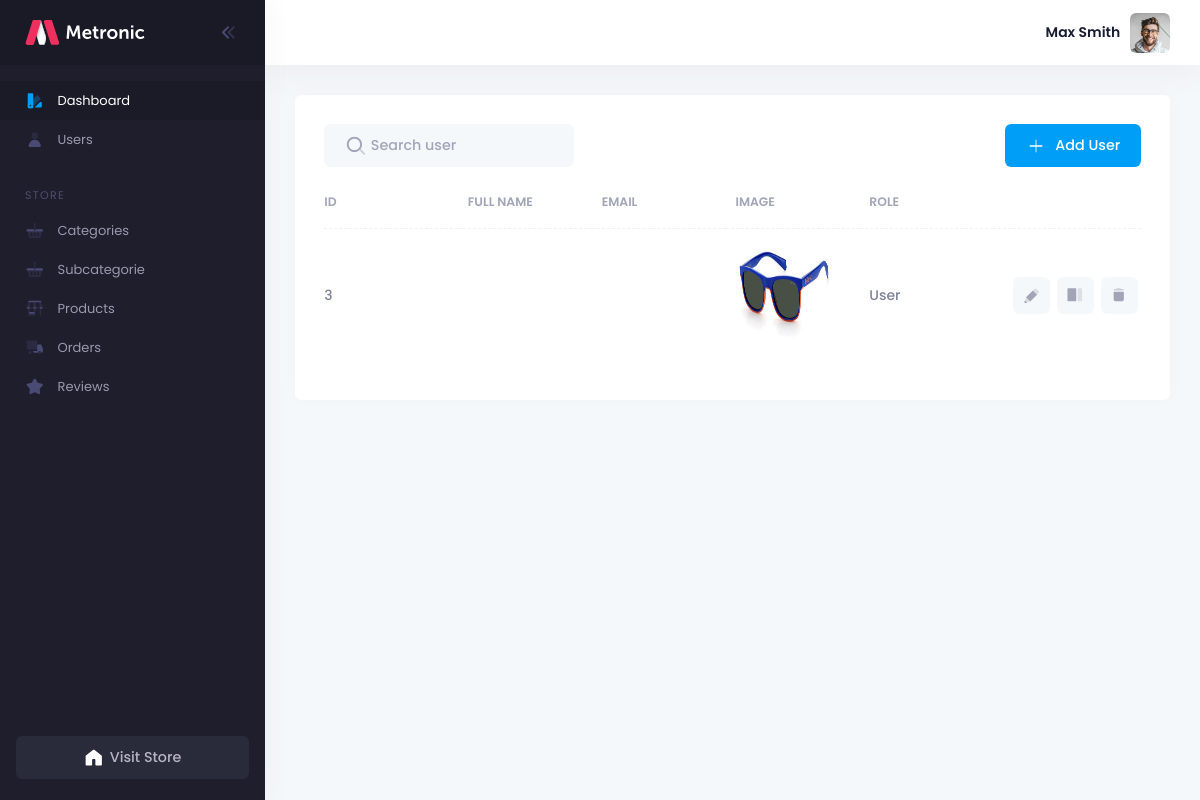
/admin/users.php, run on the app's committed database.
### tables this page shows
CREATE TABLE `user` (
  `id` int(5) NOT NULL,
  `username` varchar(32) NOT NULL,
  `email` varchar(50) NOT NULL,
  `password` varchar(50) NOT NULL,
  `image` varchar(255) NOT NULL,
  `role` varchar(50) NOT NULL
);

### admin/users.php (the view, shortened to what this page needs)
<?php
	include_once '../includes/db.php';
?>
<!DOCTYPE html>
<html lang=en>
<?php include_once 'layouts/head.php'; ?>
<body id=kt_body class="header-fixed header-tablet-and-mobile-fixed aside-enabled aside-fixed" style=--kt-toolbar-height:55px;--kt-toolbar-height-tablet-and-mobile:55px>
	<div class="d-flex flex-column flex-root">
		<div class="page d-flex flex-row flex-column-fluid">
			<?php include_once 'layouts/aside.php'; ?>
			<div class="wrapper d-flex flex-column flex-row-fluid" id=kt_wrapper>
				<?php include_once 'layouts/header.php'; ?>
				<div class="content d-flex flex-column flex-column-fluid" id=kt_content>
					<div class="post d-flex flex-column-fluid" id=kt_post>
						<div id=kt_content_container class=container-xxl>
							<div class=card>
								<div class="card-header border-0 pt-6">
									<div class=card-title>
										<div class="d-flex align-items-center position-relative my-1">
											<span class="svg-icon svg-icon-1 position-absolute ms-6">
											</span>
											<input data-kt-user-table-filter=search class="form-control form-control-solid w-250px ps-14" placeholder="Search user">
										</div>
									</div>
									<div class=card-toolbar>
										<div class="d-flex justify-content-end" data-kt-user-table-toolbar=base>
											<button type=button class="btn btn-primary" data-bs-toggle=modal data-bs-target=#kt_modal_add_user>
												<span class="svg-icon svg-icon-2">
													<svg xmlns="http://www.w3.org/2000/svg" width="24" height="24" viewBox="0 0 24 24" fill="none">
														<rect opacity="0.5" x="11.364" y="20.364" width="16" height="2" rx="1" transform="rotate(-90 11.364 20.364)" fill="black" />
														<rect x="4.36396" y="11.364" width="16" height="2" rx="1" fill="black" />
													</svg>
												</span>
												Add User
											</button>
										</div>
									</div>
								</div>
								<div class="card-body pt-0">
									<table class="table align-middle table-row-dashed fs-6 gy-5" id=kt_table_users>
										<thead>
											<tr class="text-start text-muted fw-bolder fs-7 text-uppercase gs-0">
												<th class=min-w-125px>ID</th>
												<th class=min-w-125px>Full Name</th>
												<th class=min-w-125px>Email</th>
												<th class=min-w-125px>Image</th>
												<th class=min-w-125px>Role</th>
											</tr>
										</thead>
												<?php
													$sql = $connection->prepare("SELECT * FROM user");
													$sql->execute();
													$result = $sql->fetchAll(PDO::FETCH_ASSOC);
													foreach ($result as $user) {
												?>
										<tbody class="text-gray-600 fw-bold">
											<tr>
												<td><?php echo $user["id"];?></td>
												<td><?php echo $user["username"];?></td>
												<td><?php echo $user["email"];?></td>
												<td> <img src="assets/media/avatars/<?php echo $user["image"] ?>" alt="this is a beautiful image" width="100px" height="100px"></td>
												<td><?php if($user["role"] == 1){
																echo "Admin";
															}else{
																echo "User";
															}?></td>
												<td class="pe-0 text-end">
													<a href="#" class="btn btn-icon btn-bg-light btn-active-color-primary btn-sm me-1" data-bs-toggle="modal" data-bs-target="#kt_modal_new_card">
														<span data-bs-toggle="tooltip" data-bs-trigger="hover" title="" data-bs-original-title="Edit" aria-describedby="tooltip35159">
															<span class="svg-icon svg-icon-3">
															</span>
														</span>
													</a>
													<a href="#" class="btn btn-icon btn-bg-light btn-active-color-primary btn-sm me-1" data-bs-toggle="tooltip" title="" data-kt-customer-payment-method="View" data-bs-original-title="View">
														<span class="svg-icon svg-icon-muted svg-icon-3">
														</span>
													</a>
													<a href="#" class="btn btn-icon btn-bg-light btn-active-color-primary btn-sm me-1" data-bs-toggle="tooltip" title="" data-kt-delete="delete_row" data-bs-original-title="Delete">
														<span class="svg-icon svg-icon-3">
														</span>
													</a>
												</td>
											</tr>
											<?php }?>
										</tbody>
									</table>
								</div>
							</div>
						</div>
					</div>
				</div>
			</div>
		</div>
	</div>
</body>
</html>

### data on the page
user: id "3", image (picture), role "User"
